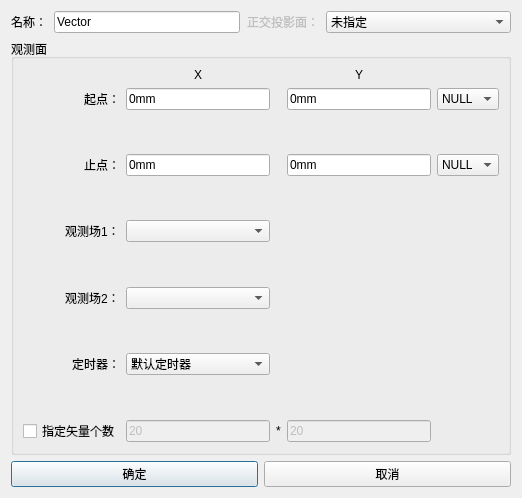
<?xml version="1.0" encoding="UTF-8"?>
<ui version="4.0">
 <class>Dialog</class>
 <widget class="QDialog" name="Dialog">
  <property name="windowModality">
   <enum>Qt::ApplicationModal</enum>
  </property>
  <property name="geometry">
   <rect>
    <x>0</x>
    <y>0</y>
    <width>522</width>
    <height>498</height>
   </rect>
  </property>
  <property name="minimumSize">
   <size>
    <width>0</width>
    <height>0</height>
   </size>
  </property>
  <property name="maximumSize">
   <size>
    <width>16777215</width>
    <height>16777215</height>
   </size>
  </property>
  <property name="windowTitle">
   <string>矢量图观测</string>
  </property>
  <layout class="QGridLayout" name="gridLayout_3">
   <item row="0" column="0">
    <layout class="QHBoxLayout" name="horizontalLayout_4">
     <property name="spacing">
      <number>7</number>
     </property>
     <item>
      <widget class="QLabel" name="Label_Name_2">
       <property name="sizePolicy">
        <sizepolicy hsizetype="Fixed" vsizetype="Preferred">
         <horstretch>0</horstretch>
         <verstretch>0</verstretch>
        </sizepolicy>
       </property>
       <property name="text">
        <string>名称：</string>
       </property>
      </widget>
     </item>
     <item>
      <widget class="QLineEdit" name="le_name">
       <property name="sizePolicy">
        <sizepolicy hsizetype="Preferred" vsizetype="Fixed">
         <horstretch>0</horstretch>
         <verstretch>0</verstretch>
        </sizepolicy>
       </property>
       <property name="text">
        <string>Vector</string>
       </property>
      </widget>
     </item>
     <item>
      <widget class="QLabel" name="Label_Shadow_2">
       <property name="enabled">
        <bool>false</bool>
       </property>
       <property name="sizePolicy">
        <sizepolicy hsizetype="Fixed" vsizetype="Preferred">
         <horstretch>0</horstretch>
         <verstretch>0</verstretch>
        </sizepolicy>
       </property>
       <property name="text">
        <string>正交投影面：</string>
       </property>
      </widget>
     </item>
     <item>
      <widget class="QComboBox" name="ComboBox_Shadow">
       <item>
        <property name="text">
         <string>未指定</string>
        </property>
       </item>
      </widget>
     </item>
    </layout>
   </item>
   <item row="1" column="0">
    <widget class="QGroupBox" name="groupBox_Port">
     <property name="title">
      <string>观测面</string>
     </property>
     <layout class="QGridLayout" name="gridLayout_2">
      <item row="12" column="0">
       <layout class="QGridLayout" name="gridLayout">
        <item row="1" column="3">
         <widget class="QLineEdit" name="le_start_y">
          <property name="text">
           <string>0mm</string>
          </property>
         </widget>
        </item>
        <item row="11" column="2">
         <widget class="QLabel" name="label_5">
          <property name="text">
           <string>*</string>
          </property>
         </widget>
        </item>
        <item row="11" column="3">
         <widget class="QLineEdit" name="le_SL2">
          <property name="enabled">
           <bool>false</bool>
          </property>
          <property name="text">
           <string>20</string>
          </property>
         </widget>
        </item>
        <item row="10" column="1">
         <spacer name="verticalSpacer_6">
          <property name="orientation">
           <enum>Qt::Vertical</enum>
          </property>
          <property name="sizeHint" stdset="0">
           <size>
            <width>20</width>
            <height>40</height>
           </size>
          </property>
         </spacer>
        </item>
        <item row="1" column="1">
         <widget class="QLineEdit" name="le_start_x">
          <property name="text">
           <string>0mm</string>
          </property>
         </widget>
        </item>
        <item row="11" column="0">
         <widget class="QCheckBox" name="checkBox_vector">
          <property name="text">
           <string>指定矢量个数</string>
          </property>
         </widget>
        </item>
        <item row="6" column="1">
         <spacer name="verticalSpacer_4">
          <property name="orientation">
           <enum>Qt::Vertical</enum>
          </property>
          <property name="sizeHint" stdset="0">
           <size>
            <width>20</width>
            <height>40</height>
           </size>
          </property>
         </spacer>
        </item>
        <item row="4" column="1">
         <spacer name="verticalSpacer_3">
          <property name="orientation">
           <enum>Qt::Vertical</enum>
          </property>
          <property name="sizeHint" stdset="0">
           <size>
            <width>20</width>
            <height>40</height>
           </size>
          </property>
         </spacer>
        </item>
        <item row="11" column="1">
         <widget class="QLineEdit" name="le_SL1">
          <property name="enabled">
           <bool>false</bool>
          </property>
          <property name="text">
           <string>20</string>
          </property>
         </widget>
        </item>
        <item row="3" column="0" alignment="Qt::AlignRight">
         <widget class="QLabel" name="label_end">
          <property name="text">
           <string>止点：</string>
          </property>
         </widget>
        </item>
        <item row="2" column="1">
         <spacer name="verticalSpacer">
          <property name="orientation">
           <enum>Qt::Vertical</enum>
          </property>
          <property name="sizeHint" stdset="0">
           <size>
            <width>20</width>
            <height>40</height>
           </size>
          </property>
         </spacer>
        </item>
        <item row="3" column="4">
         <widget class="QComboBox" name="ComboBox_end">
          <item>
           <property name="text">
            <string>NULL</string>
           </property>
          </item>
         </widget>
        </item>
        <item row="5" column="0" alignment="Qt::AlignRight">
         <widget class="QLabel" name="label_end_2">
          <property name="text">
           <string>观测场1：</string>
          </property>
         </widget>
        </item>
        <item row="0" column="3" alignment="Qt::AlignHCenter">
         <widget class="QLabel" name="label_Y">
          <property name="text">
           <string>Y</string>
          </property>
         </widget>
        </item>
        <item row="7" column="1">
         <widget class="QComboBox" name="ComboBox_C2"/>
        </item>
        <item row="8" column="1">
         <spacer name="verticalSpacer_5">
          <property name="orientation">
           <enum>Qt::Vertical</enum>
          </property>
          <property name="sizeHint" stdset="0">
           <size>
            <width>20</width>
            <height>40</height>
           </size>
          </property>
         </spacer>
        </item>
        <item row="0" column="1" alignment="Qt::AlignHCenter">
         <widget class="QLabel" name="label_X">
          <property name="text">
           <string>X</string>
          </property>
         </widget>
        </item>
        <item row="3" column="1">
         <widget class="QLineEdit" name="le_end_x">
          <property name="enabled">
           <bool>true</bool>
          </property>
          <property name="text">
           <string>0mm</string>
          </property>
         </widget>
        </item>
        <item row="9" column="1">
         <widget class="QComboBox" name="ComboBox_timer">
          <item>
           <property name="text">
            <string>默认定时器</string>
           </property>
          </item>
          <item>
           <property name="text">
            <string>仅开始时刻</string>
           </property>
          </item>
          <item>
           <property name="text">
            <string>仅结束时刻</string>
           </property>
          </item>
         </widget>
        </item>
        <item row="1" column="0" alignment="Qt::AlignRight">
         <widget class="QLabel" name="label_start">
          <property name="text">
           <string>起点：</string>
          </property>
         </widget>
        </item>
        <item row="9" column="0" alignment="Qt::AlignRight">
         <widget class="QLabel" name="label_end_3">
          <property name="text">
           <string>定时器：</string>
          </property>
         </widget>
        </item>
        <item row="7" column="0" alignment="Qt::AlignRight">
         <widget class="QLabel" name="label_end_4">
          <property name="text">
           <string>观测场2：</string>
          </property>
         </widget>
        </item>
        <item row="3" column="3">
         <widget class="QLineEdit" name="le_end_y">
          <property name="enabled">
           <bool>true</bool>
          </property>
          <property name="text">
           <string>0mm</string>
          </property>
         </widget>
        </item>
        <item row="5" column="1">
         <widget class="QComboBox" name="ComboBox_C1"/>
        </item>
        <item row="1" column="4">
         <widget class="QComboBox" name="ComboBox_start">
          <item>
           <property name="text">
            <string>NULL</string>
           </property>
          </item>
         </widget>
        </item>
       </layout>
      </item>
     </layout>
    </widget>
   </item>
   <item row="2" column="0">
    <layout class="QHBoxLayout" name="horizontalLayout">
     <item>
      <widget class="QPushButton" name="pb_ok">
       <property name="text">
        <string>确定</string>
       </property>
      </widget>
     </item>
     <item>
      <widget class="QPushButton" name="pb_cancel">
       <property name="text">
        <string>取消</string>
       </property>
      </widget>
     </item>
    </layout>
   </item>
  </layout>
 </widget>
 <tabstops>
  <tabstop>pb_ok</tabstop>
  <tabstop>pb_cancel</tabstop>
  <tabstop>le_name</tabstop>
  <tabstop>ComboBox_Shadow</tabstop>
  <tabstop>le_start_x</tabstop>
  <tabstop>le_start_y</tabstop>
  <tabstop>ComboBox_start</tabstop>
  <tabstop>le_end_x</tabstop>
  <tabstop>le_end_y</tabstop>
  <tabstop>ComboBox_end</tabstop>
  <tabstop>ComboBox_C1</tabstop>
  <tabstop>ComboBox_C2</tabstop>
  <tabstop>ComboBox_timer</tabstop>
  <tabstop>checkBox_vector</tabstop>
  <tabstop>le_SL1</tabstop>
  <tabstop>le_SL2</tabstop>
 </tabstops>
 <resources/>
 <connections/>
</ui>
